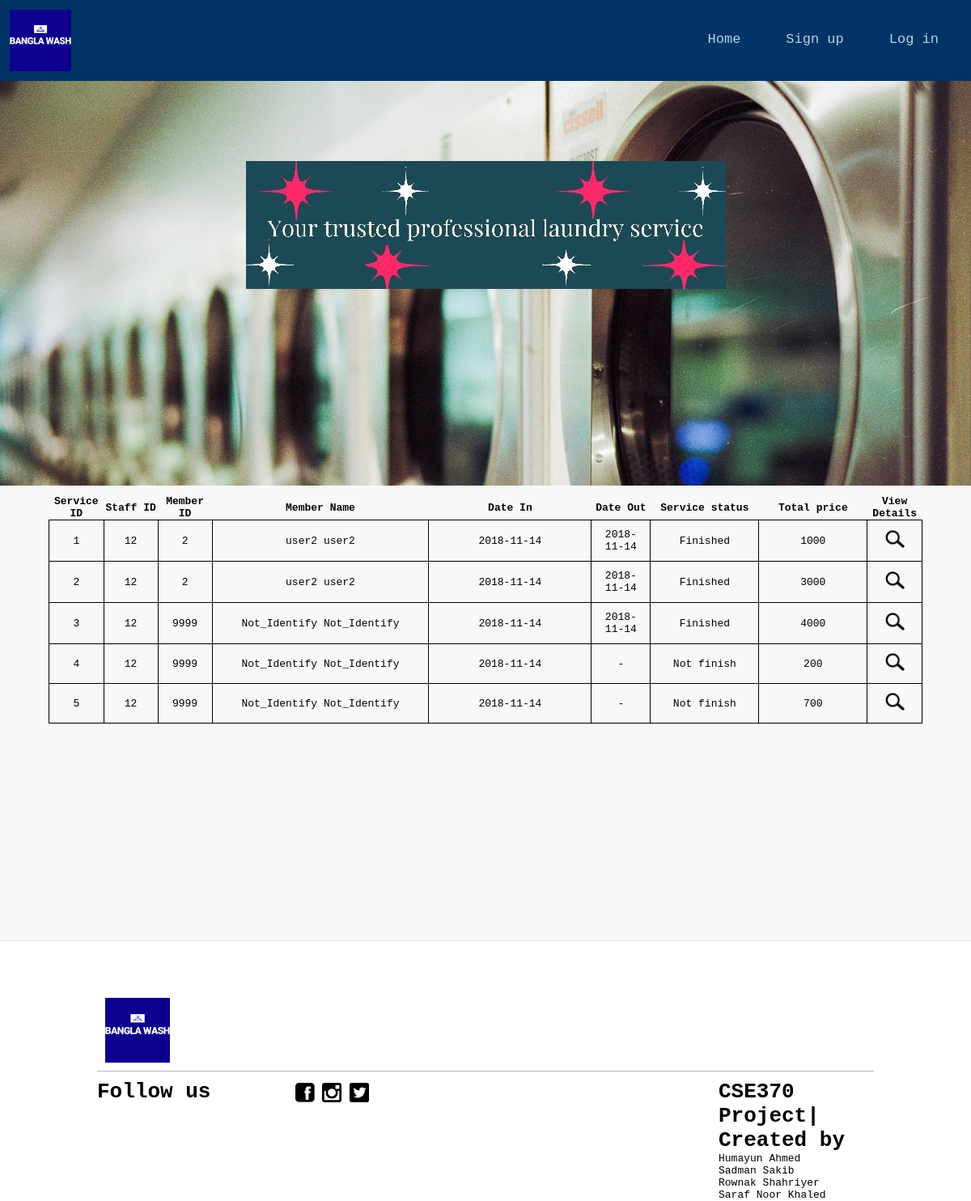
The page /viewhistory.php on the database its author committed.
### tables this page shows
CREATE TABLE `laundryservice` (
  `Pid` int(11) NOT NULL,
  `serviceId` int(11) NOT NULL,
  `memberId` int(11) NOT NULL,
  `staffId` int(11) NOT NULL,
  `dateIn` date NOT NULL,
  `dateOut` date NOT NULL,
  `serviceStatus` enum('F','NF') NOT NULL,
  `totalPrice` int(11) NOT NULL
);

CREATE TABLE `member` (
  `memberId` int(15) NOT NULL,
  `firstName` varchar(45) NOT NULL,
  `lastName` varchar(45) NOT NULL,
  `mobileNo` varchar(10) NOT NULL,
  `address` varchar(45) NOT NULL,
  `memberTypeId` int(1) NOT NULL,
  `bonusPoint` int(5) NOT NULL,
  `email` varchar(45) NOT NULL,
  `memberUserId` varchar(45) NOT NULL,
  `password` varchar(45) NOT NULL,
  `gender` enum('M','F') NOT NULL
);

### viewhistory.php (the view, shortened to what this page needs)
<?php
require_once('connect.php');
 ?>
<!DOCTYPE html>
<html>
  <head>
    <link rel="stylesheet" type="text/css" href="style.css">
  </head>
  <div class="header">
    <div class="logoWrapper">
      <img class="logo" src="assets/images/banglawash-logo.png"  >
      <div class="topnav">
        <a href="staffsignin.php">Log in</a>
        <a href="staffregister.php">Sign up</a>
        <a href="management.php">Home</a>
      </div>
    </div>
    <div class="motto">
      <h1><img src="assets/images/banner1.jpg" ></h1>
    </div>
  </div>
  <body>
    <div class="row">
    <div class="content">
      <div class="boxWrapper">
        <div class="">
          <table>
                  <col width="5%">
                  <col width="5%">
                  <col width="5%">
                  <col width="20%">
                  <col width="15%">
                  <col width="5%">
                  <col width="10%">
                  <col width="10%">
                  <col width="5%">
                  <tr>
                      <th>Service ID</th>
                      <th>Staff ID</th>
                      <th>Member ID</th>
                      <th>Member Name</th>
                      <th>Date In</th>
                      <th>Date Out</th>
                      <th>Service status</th>
                      <th>Total price</th>
                      <th>View Details</th>
                  </tr>
  		 <?php
  				 	$q="SELECT *,`firstName`,`lastName` FROM `laundryservice`,`member` where  laundryservice.memberId = member.memberId ORDER BY `serviceId`";
  					$result=$mysqli->query($q);
  				 while($row=$result->fetch_array()){ ?>
             <?php
              $dashDateOut="";
              if ($row['dateOut']=="0000-00-00") {
                $dashDateOut="-";
              }
              else {
                $dashDateOut=$row['dateOut'];
              }
              $finishStatus="";
              if($row['serviceStatus']=="NF"){
                $finishStatus="Not finish";
              }
              else {
                $finishStatus="Finished";
              }
              ?>
                   <tr>
                      <td><?=$row['serviceId']?></td>
                      <td><?=$row['staffId']?></td>
                      <td><?=$row['memberId']?></td>
                      <td><?=$row['firstName']?> <?=$row['lastName']?></td>
                      <td><?=$row['dateIn']?></td>
                      <td><?=$dashDateOut?></td>
                      <td><?=$finishStatus?></td>
                      <td><?=$row['totalPrice']?></td>
                      <td><a href='viewdetail.php?serviceId=<?=$row['serviceId']?>'> <img src="viewdetail.png" width="24" height="24"></a></td>
                  </tr>
  				<?php } ?>
              </table>
        </div>
      </div>
    </div>
  </div>
  <footer>
    <div class="footerContent">
      <div class="logoWrapper">
        <img class="logo" src="assets/images/banglawash-logo.png" border="0" />
      </div>
      <div class="leftFooter">
        <h1 id="followUs">Follow us </h1>
        <div class="iconWrapper">
          <a href="https://www.facebook.com/">
            <img class="socialIcon" src="assets/facebook.png"  />
          </a>
          <a href="https://www.instagram.com/">
            <img class="socialIcon" src="assets/ig.png" />
          </a>
          <a href="https://twitter.com/">
            <img class="socialIcon" src="assets/twitter.png"  />
          </a>
        </div>
      </div>
      <div class="rightFooter">
        <div class="memberCredit">
          <h1>CSE370 Project| Created by</h1>
        </div>
        <div class="nameList">
          <ul id="name">
            <li>Humayun Ahmed</li>
            <li>Sadman Sakib</li>
            <li>Rownak Shahriyer</li>
            <li>Saraf Noor Khaled</li>
          </ul>
        </div>
      </div>
    </div>
  </footer>
  </body>
</html>

### style.css (style rules this page uses)
* { font-family: monospace; margin:0; padding:0; box-sizing:border-box; }
a { text-decoration: none; }
.topnav { overflow: hidden; }
.topnav a { margin-right: 2%; float: right; color: lightblue; text-align: center; vertical-align: middle; line-height: 70px; padding: 14px 16px; text-decoration: none; font-size: 17px; }
.logoWrapper { height: 100px; position: relative; }
.logo { padding: 1%; margin: 0; position: absolute; height: 100px; width: 100px; }
.motto { height: 500px; color: #003366; font-weight: bold; text-align: center; vertical-align: center; font-family:monospace; line-height: 500px; background-image: url("assets/images/laundry-machine.jpg" ) ; background-repeat: no-repeat; background-size:cover; }
.header { background-color: #003366; }
.row:after { content: ""; display: table; clear: both; }
.row { background-color: rgba(239,239,239,0.45); }
.content { float: left; width: 100%; margin-top: 1%; }
.boxWrapper { padding-left: 5%; padding-right: 5%; width: 100%; height: 550px; }
footer { background: width: 100%; }
.leftFooter { padding-top: 1%; border-top: 1px solid rgba(10,10,10,0.3); float: left; width: 50%; }
.rightFooter { padding-top: 1%; border-top: 1px solid rgba(10,10,10,0.3); float: left; width: 50%; }
.socialIcon { float: left; height: 10%; width: 10%; margin: 2%; }
.footerContent { width: 100%; padding: 10%; padding-top: 5%; border-top: 1px solid rgba(10,10,10,0.1); }
#followUs { float: left; width: 50%; }
.memberCredit { padding-left: 60%; }
.nameList { padding-left: 60%; }
#name { list-style-type: none; }
.iconWrapper { float: left; width: 50%; }
tr { text-align: center; }
td { border: 1px solid black; padding: 10px; }
table { border-collapse: collapse; width: 100%; }

### rows shown on the page
laundryservice: serviceId "1", staffId "12", memberId.memberId "2", memberId.firstName "user2", memberId.lastName "user2", dateIn "2018-11-14", dateOut "2018-11-14", serviceStatus "Finished", totalPrice "1000"
laundryservice: serviceId "2", staffId "12", memberId.memberId "2", memberId.firstName "user2", memberId.lastName "user2", dateIn "2018-11-14", dateOut "2018-11-14", serviceStatus "Finished", totalPrice "3000"
laundryservice: serviceId "3", staffId "12", memberId.memberId "9999", memberId.firstName "Not_Identify", memberId.lastName "Not_Identify", dateIn "2018-11-14", dateOut "2018-11-14", serviceStatus "Finished", totalPrice "4000"
laundryservice: serviceId "4", staffId "12", memberId.memberId "9999", memberId.firstName "Not_Identify", memberId.lastName "Not_Identify", dateIn "2018-11-14", dateOut "-", serviceStatus "Not finish", totalPrice "200"
laundryservice: serviceId "5", staffId "12", memberId.memberId "9999", memberId.firstName "Not_Identify", memberId.lastName "Not_Identify", dateIn "2018-11-14", dateOut "-", serviceStatus "Not finish", totalPrice "700"
